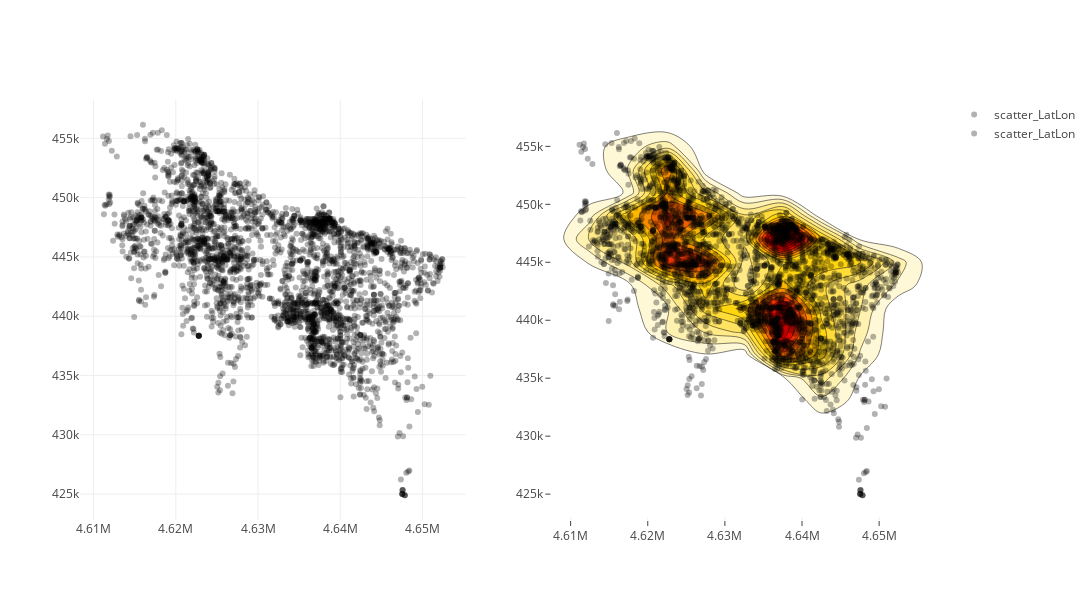

This figure's notebook cell:
### Markdown cell above
#### Using Plotly:

### Code cell
obj_plot = Plot()
obj_plot.set_figure(1,2, 600,1200)

# plot1
obj_plot.plot_config({'plot_type':'scatter', 'plot_mode':'markers', 'plot_name':'scatter_LatLon'})
obj_plot.base_plot(dataIN=chicagoCrime[['latUTM', 'lonUTM']])


# plot2
obj_plot.plot_config({'plot_type':'scatter', 'plot_mode':'markers'})
obj_plot.base_plot(dataIN=chicagoCrime[['latUTM', 'lonUTM']])
obj_plot.plot_config({'plot_type':'histogram2Dcontour', 'plot_name':'histogramContour2D'})
obj_plot.add_plot(dataIN=chicagoCrime[['latUTM', 'lonUTM']])

obj_plot.show()

### Figure 1 — Plotly figure (JSON) as saved in the notebook; plotly's stock layout.template omitted (floating-point values rounded to 4 significant figures; data arrays with more than 128 entries replaced by an {"elided": "..."} marker saying what was removed)
{"data": [{"marker": {"color": "black", "opacity": 0.3, "size": "6"}, "mode": "markers", "name": "scatter_LatLon", "type": "scatter", "x": {"elided": "3000 float values"}, "xaxis": "x1", "y": {"elided": "3000 float values"}, "yaxis": "y1"}, {"marker": {"color": "black", "opacity": 0.3, "size": "6"}, "mode": "markers", "name": "scatter_LatLon", "type": "scatter", "x": {"elided": "3000 float values"}, "xaxis": "x2", "y": {"elided": "3000 float values"}, "yaxis": "y2"}, {"colorscale": "Hot", "name": "histogramContour2D", "ncontours": 20, "reversescale": true, "showscale": false, "type": "histogram2dcontour", "x": {"elided": "3000 float values"}, "xaxis": "x2", "y": {"elided": "3000 float values"}, "yaxis": "y2"}], "layout": {"height": 600, "width": 1200, "xaxis1": {"anchor": "y1", "domain": [0, 0.45]}, "xaxis2": {"anchor": "y2", "domain": [0.55, 1]}, "yaxis1": {"anchor": "x1", "domain": [0, 1]}, "yaxis2": {"anchor": "x2", "domain": [0, 1]}}}
